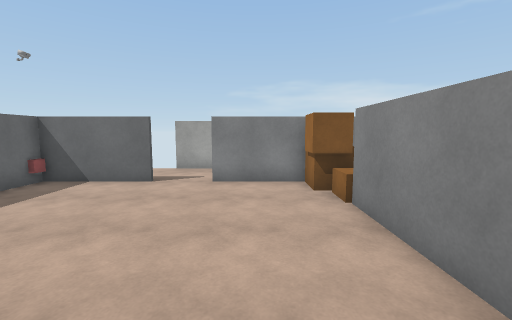
View 1 (above)

16 first-person views from a walk through a 3-D level made in the Unity game engine. The camera is 1.5 m above the floor, tilts 6° down and sees 90° across. The floor is counted in squares, 1 m on a side. Each view is taken from the middle of a square. On the plan, view 1 faces up. The plan holds only what a view shows up to about 13 squares ahead; the rest is blank. The place goes on beyond the plan. The player is left out. Door leaves are left out, so doorways stand open. Surface patterns are stand-ins for the level's own textures.

View 2
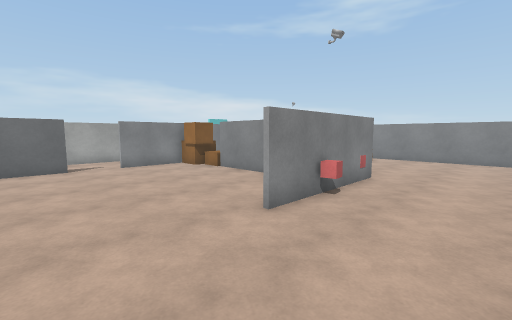

View 3
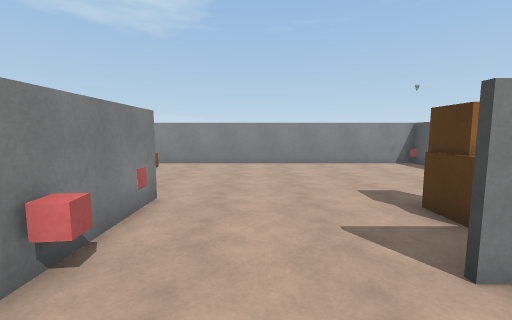

View 4
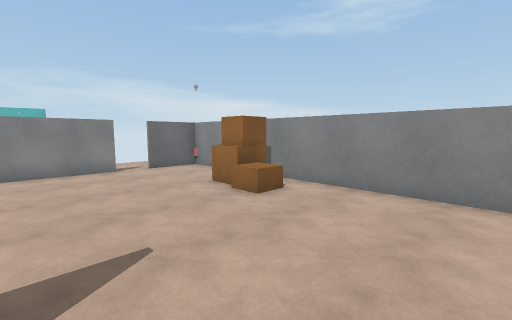

View 5
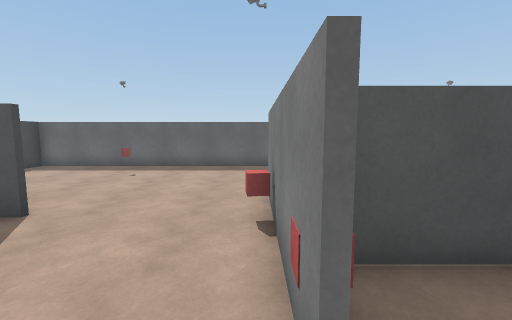

View 6
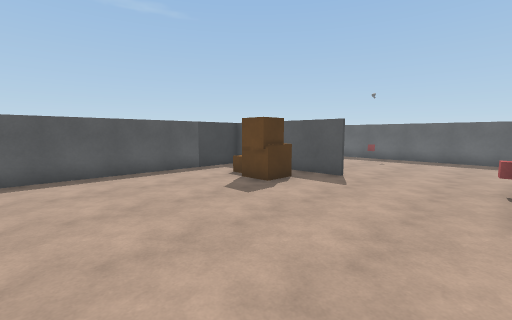

View 7
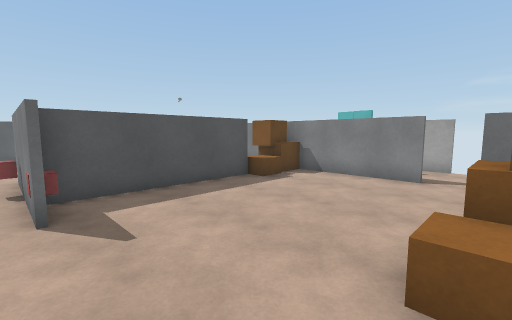

View 8
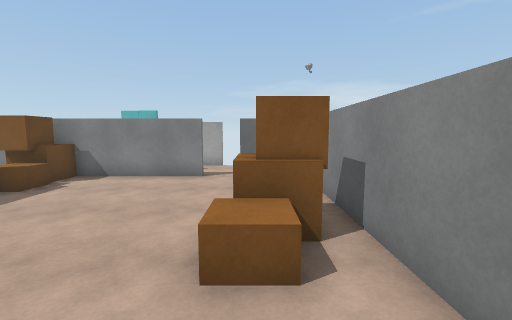

View 9
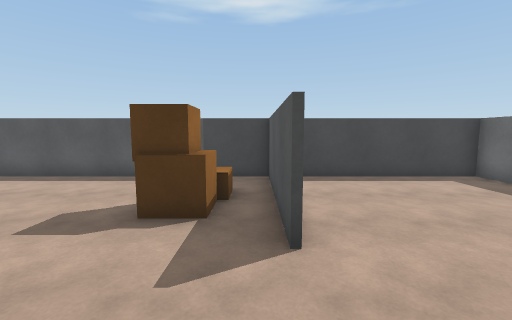

View 10
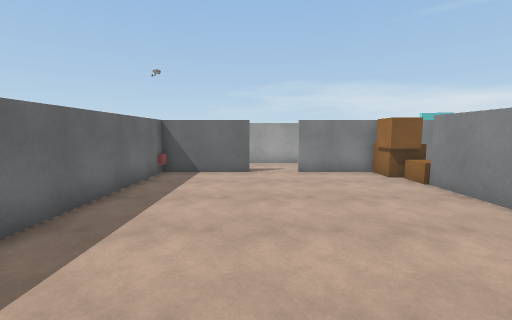

View 11
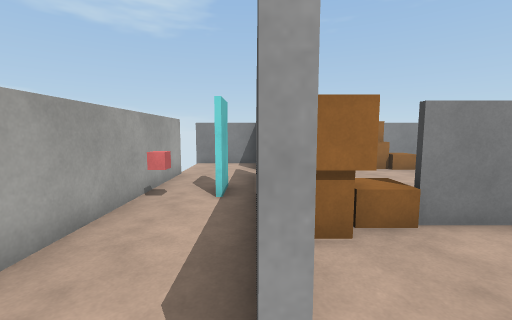

View 12
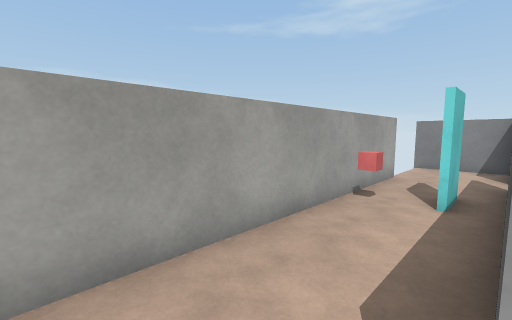

View 13
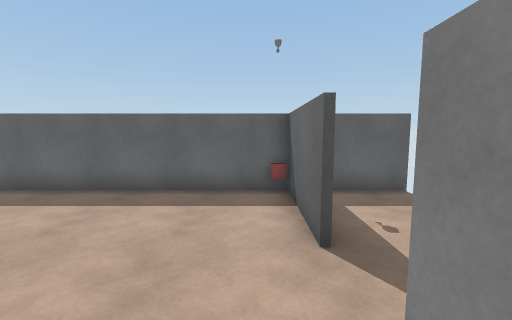

View 14
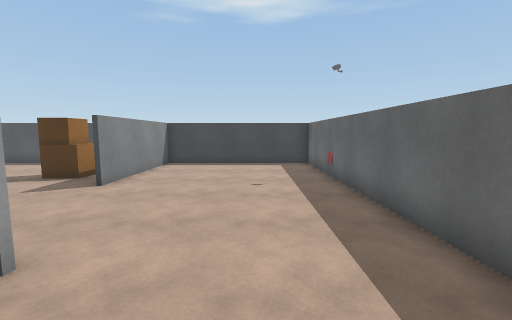

View 15
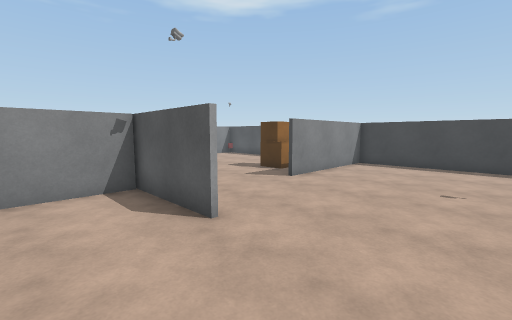

View 16
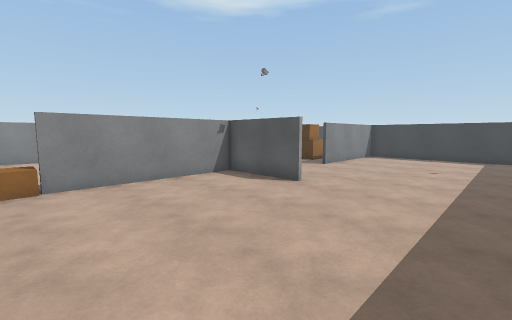

### Floor plan
Points are (right, up) in squares from view 1. A wall is a line through its corners. A room is listed if a view was taken in it or the views show most of it. See-through windows are left out.
Room 1 (views 1, 2, 3, 4, 5, 6, 7, 8, 9, 10, 11, 12, 13, 14, 15, 16)
walls: (3.9, -0.7) (-1.4, -0.7); (0.5, -5.1) (0.5, -10.9); (-1.4, -0.6) (2.1, -0.6) (2.1, 5.4); (2.2, 5.4) (2.2, -0.5); (0.4, -10.9) (0.4, -5.1); (-6.6, -7.4) (-6.6, -10.8) (10.7, -10.8) (10.7, 8); (-3.1, 7.8) (-6.6, 7.8) (-6.6, -6.5); (7.2, 7.8) (-1.4, 7.8); (5.2, 8.8) (3.9, 8.8); (10.8, 7.8) (8.4, 7.8)
ways out: opening at (-2.5, 8) to room 2; open door at (7.5, 8) to room 3
objects: other object (-7, -7); other object (1, -1); other object (2, -9) to (2, -8); other object (2, -7) to (3, -7); other object (3, 0); other object (3, 6); other object (3, 7); other object (9, 2); other object (9, 3) to (10, 3); other object (9, 4) to (10, 4)
Room 2 (no view inside)
walls: (-1.4, 8) (3.9, 8); (-6.6, 11) (-6.6, 9); (3.6, 10) (3.6, 10.5); (4, 10.8) (-3.4, 10.8)
ways out: opening at (-2.5, 8) to room 1
Room 3 (no view inside)
walls: (7.5, 10.8) (4, 10.8); (10.7, 8) (10.7, 11)
ways out: open door at (7.5, 8) to room 1

Where each view was taken, in squares from view 1:
view 1: 0 up, 0 right, facing up
view 2: 4 down, 5 left, facing up-right
view 3: 3 down, 2 left, facing right
view 4: 3 down, 4 right, facing up-right
view 5: 1 down, 5 right, facing left
view 6: 1 down, 9 right, facing down-left
view 7: 1 down, 9 right, facing up-left
view 8: 1 down, 9 right, facing up
view 9: 2 down, 1 right, facing down
view 10: 2 down, 3 left, facing up
view 11: 8 up, 2 left, facing right
view 12: 8 up, 2 left, facing up-right
view 13: 7 up, 0 right, facing left
view 14: 2 up, 4 left, facing down
view 15: 2 up, 5 left, facing down-right
view 16: 6 up, 6 left, facing down-right
